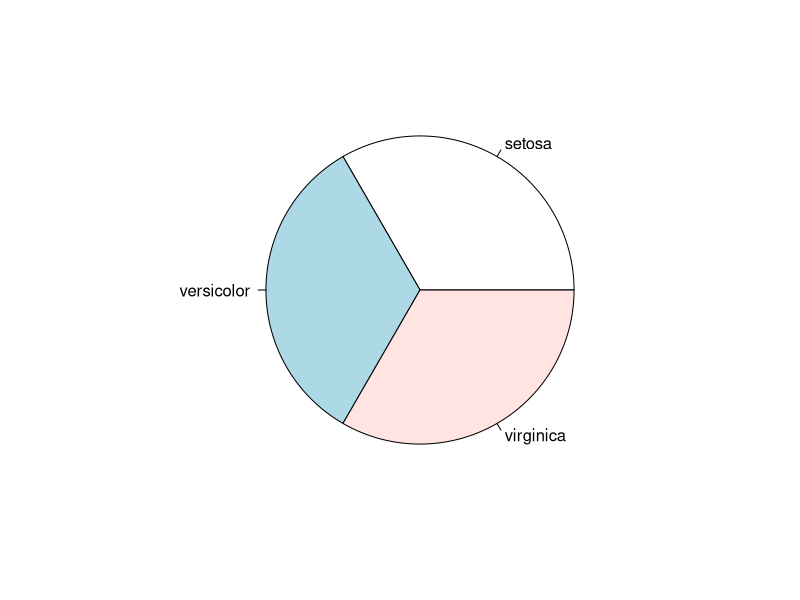
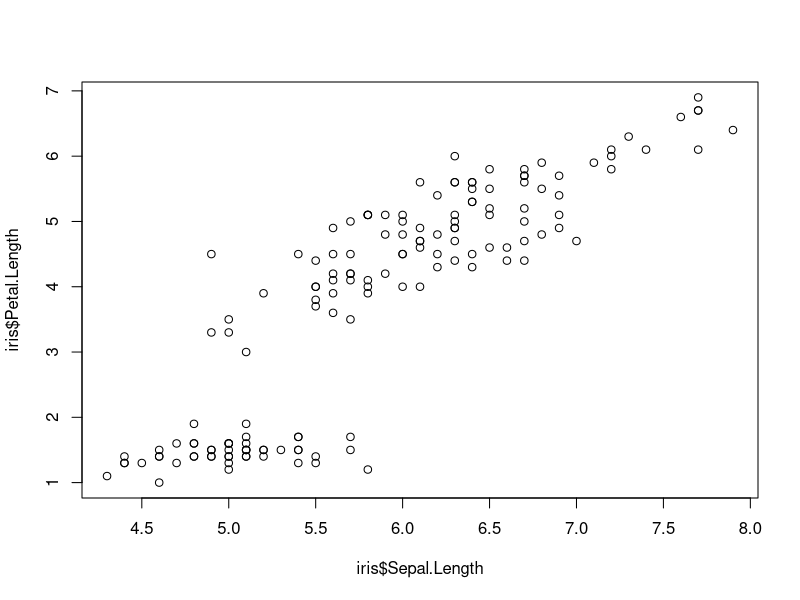
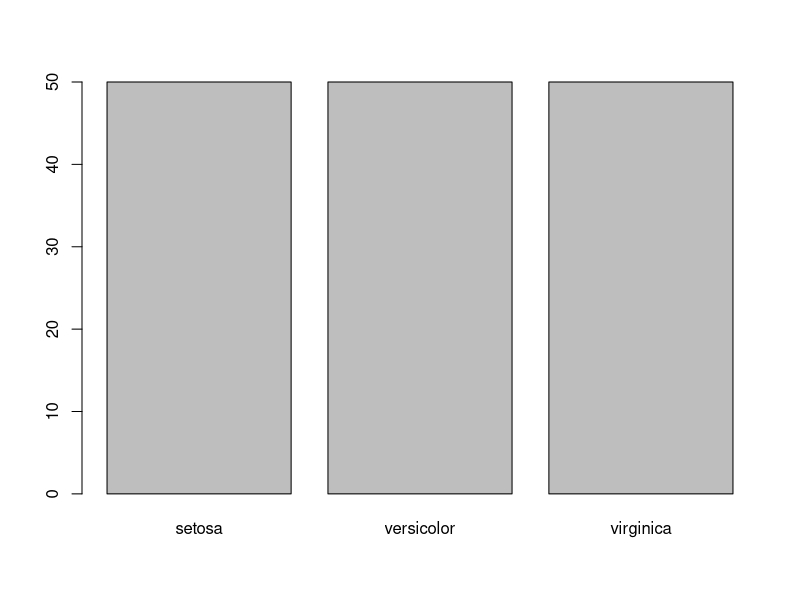
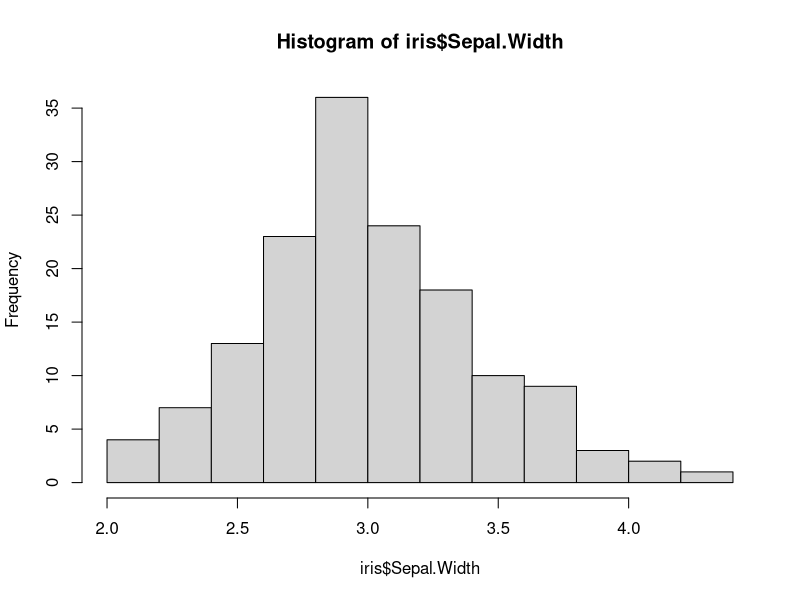
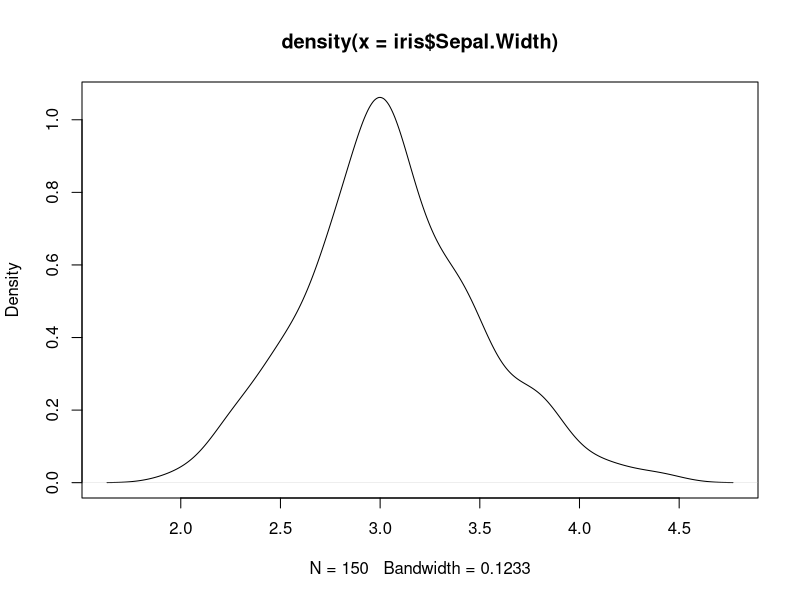
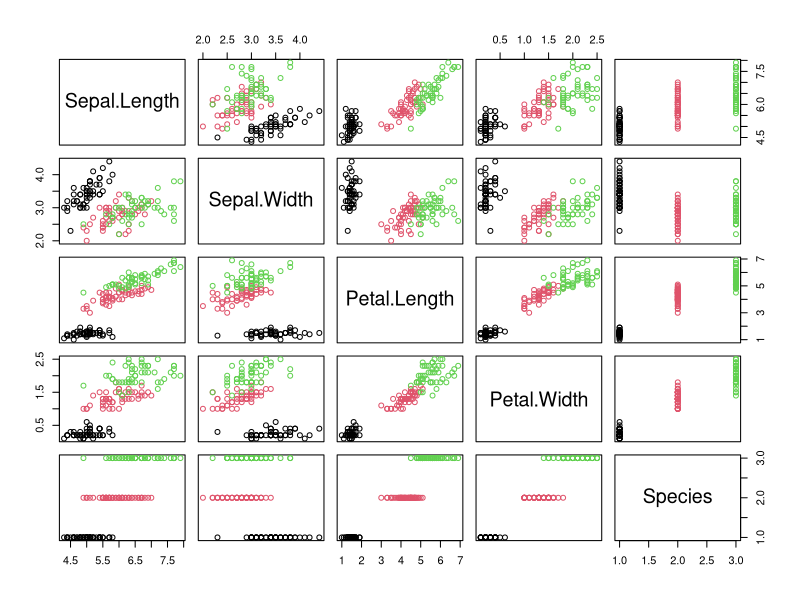
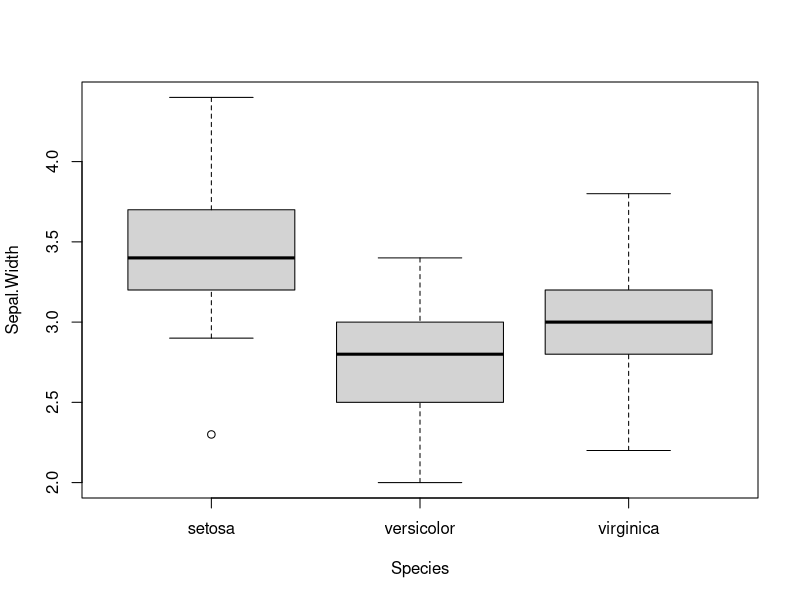

Write the R code that produced these figures, in order.
# An R script for Exploring Iris Data tutorial
# R environment
#Display the current date and time
Sys.time()
#Operating System Information
Sys.info()
#Installed R version
R.version

#Using R documentation
# Display a help page for str command
help(str)
#An alternative command to display a help page for str command
?str
# Examples for mean command
example(mean)

#Display Iris data help page
help(iris)
#Preview iris data
View(iris)
# Data size
dim (iris)
ncol(iris)
nrow(iris)
# variable names
names(iris)
#iris data structure
str(iris)
#Display the first 6 rows
head(iris)
#An alternative command to display the first 6 rows
iris[1:6, ]
#Display the first 10 rows
head(iris, 10)
#Display the last 10 rows
tail (iris)

#List variable names and row labels
attributes(iris)

#Display the variable data type
class(iris$Species)
#Display the variable names and their data types for all variables
sapply(iris, class)

#Values of the factor variable
levels(iris$Species)

#More subset examples
iris[1:15, "Sepal.Width"]
iris[1:15, 2]
iris$Sepal.Width[1:15]

#Descriptive statistics
summary(iris)
summary(iris$Sepal.Length)
mean(iris$Sepal.Length)
max(iris$Sepal.Length)
table(iris$Species)

#Data visualization
#pie Chart
pie(table(iris$Species))
# scatter plot
plot(iris$Sepal.Length, iris$Petal.Length)
#bar plot
barplot(table(iris$Species))
#histogram
hist(iris$Sepal.Width)
#density plot 
plot(density(iris$Sepal.Width))
#pairwise scatterplot
pairs(iris, col = iris$Species)

#Data aggregation
cor (iris[, 1:4])
cov (iris[, 1:4])
aggregate(Sepal.Width ~ Species, summary, data = iris)
boxplot(Sepal.Width ~ Species,  data = iris)

#Exit
q()